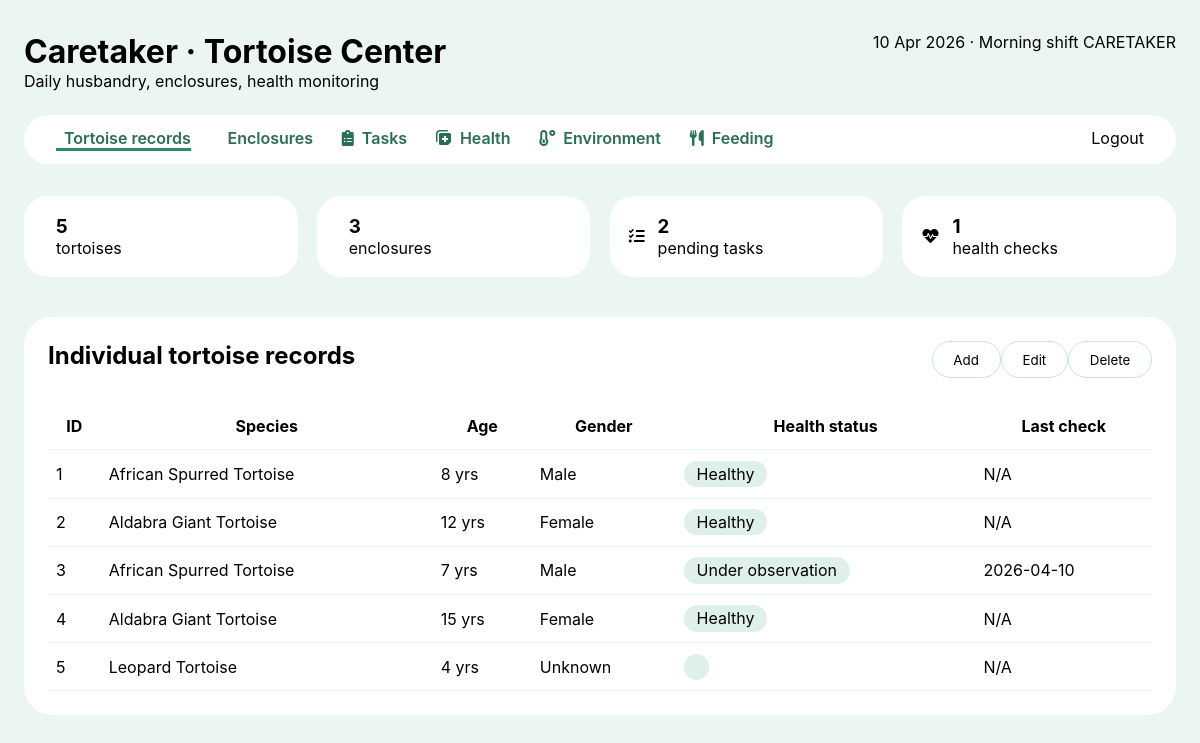
/backEnd/pages/careTaker.php (signed in), run on the app's committed database.
### tables this page shows
CREATE TABLE `tortoises` (
  `tortoise_id` int(11) NOT NULL,
  `microchip_id` varchar(50) DEFAULT NULL,
  `name` varchar(100) DEFAULT NULL,
  `species_id` int(11) NOT NULL,
  `sex` enum('Male','Female','Unknown') DEFAULT 'Unknown',
  `date_of_birth` date DEFAULT NULL,
  `estimated_age_years` int(11) DEFAULT NULL,
  `weight_grams` decimal(8,2) DEFAULT NULL,
  `health_status` enum('Healthy','Under observation','Recovering','Critical','Minor injury') DEFAULT 'Healthy',
  `enclosure_id` int(11) DEFAULT NULL,
  `acquisition_date` date DEFAULT NULL,
  `acquisition_source` enum('Wild','Rescue','Donation','Bred in captivity') DEFAULT 'Bred in captivity',
  `notes` text DEFAULT NULL,
  `created_at` timestamp NOT NULL DEFAULT current_timestamp(),
  `updated_at` timestamp NOT NULL DEFAULT current_timestamp() ON UPDATE current_timestamp()
);

CREATE TABLE `species` (
  `species_id` int(11) NOT NULL,
  `common_name` varchar(100) NOT NULL,
  `scientific_name` varchar(150) DEFAULT NULL,
  `iucn_status` enum('Critically Endangered','Endangered','Vulnerable','Near Threatened','Least Concern','Data Deficient','Not Assessed') DEFAULT 'Not Assessed',
  `avg_lifespan_years` int(11) DEFAULT NULL,
  `avg_weight_kg` decimal(5,2) DEFAULT NULL,
  `conservation_notes` text DEFAULT NULL
);

### backEnd/pages/careTaker.php (the view, shortened to what this page needs)
<?php
require_once '../config/db.php';
$tortoises = $conn->query("SELECT t.tortoise_id, t.name, s.common_name, t.estimated_age_years, t.sex, t.health_status, MAX(h.assessment_date) as last_check FROM tortoises t JOIN species s ON t.species_id = s.species_id LEFT JOIN health_assessments h ON t.tortoise_id = h.tortoise_id GROUP BY t.tortoise_id ORDER BY t.tortoise_id LIMIT 10");
$enclosures = $conn->query("SELECT enclosure_code, size_sq_meters, habitat_type, current_occupancy, last_cleaning, next_maintenance FROM enclosures WHERE status='Active'");
$tasks = $conn->query("SELECT task_name, assigned_to, due_date, status, completion_notes FROM tasks ORDER BY due_date ASC");
$healths = $conn->query("SELECT h.assessment_date, t.name, h.diagnosis, h.treatment, h.next_checkup_date FROM health_assessments h JOIN tortoises t ON h.tortoise_id = t.tortoise_id ORDER BY h.assessment_date DESC LIMIT 5");
?>
<!DOCTYPE html>
<html>
<head>
    <link rel="stylesheet" href="https://cdnjs.cloudflare.com/ajax/libs/font-awesome/6.0.0-beta3/css/all.min.css">
</head>
<body>
<div class="dashboard">
    <div class="header"><div class="title-section"><h1>Caretaker · Tortoise Center</h1><p>Daily husbandry, enclosures, health monitoring</p></div><div class="date-info"><?php echo date('d M Y'); ?> · Morning shift <span class="badge-role">CARETAKER</span></div></div>
    <div class="navbar"><div class="nav-links" id="navLinks"><span class="nav-item active" data-table="tortoises"><i class="fas fa-turtle"></i> Tortoise records</span><span class="nav-item" data-table="enclosures"><i class="fas fa-fence"></i> Enclosures</span><span class="nav-item" data-table="tasks"><i class="fas fa-clipboard-list"></i> Tasks</span><span class="nav-item" data-table="health"><i class="fas fa-notes-medical"></i> Health</span><span class="nav-item" data-table="environment"><i class="fas fa-temperature-low"></i> Environment</span><span class="nav-item" data-table="feeding"><i class="fas fa-utensils"></i> Feeding</span></div><div class="logout-btn" onclick="window.location.href='../logout.php'">Logout</div></div>
    <div class="stats-cards"><div class="stat-card"><i class="fas fa-turtle"></i><div class="stat-info"><h3><?php echo $tortoises->num_rows; ?></h3><span>tortoises</span></div></div><div class="stat-card"><i class="fas fa-fence"></i><div class="stat-info"><h3><?php echo $enclosures->num_rows; ?></h3><span>enclosures</span></div></div><div class="stat-card"><i class="fas fa-tasks"></i><div class="stat-info"><h3><?php echo $tasks->num_rows; ?></h3><span>pending tasks</span></div></div><div class="stat-card"><i class="fas fa-heartbeat"></i><div class="stat-info"><h3><?php echo $healths->num_rows; ?></h3><span>health checks</span></div></div></div>
    <div class="table-wrapper" id="tortoises"><div class="table-header"><h2>Individual tortoise records</h2><div class="action-bar"><button class="btn" onclick="window.location.href='add_tortoise.html'">Add</button><button class="btn" onclick="window.location.href='edit_tortoise.html'">Edit</button><button class="btn" onclick="window.location.href='delete_tortoise.html'">Delete</button></div></div>
    <table><thead><tr><th>ID</th><th>Species</th><th>Age</th><th>Gender</th><th>Health status</th><th>Last check</th></tr></thead><tbody>
        <?php while($row = $tortoises->fetch_assoc()): ?>
            <tr><td><?php echo $row['tortoise_id']; ?></td><td><?php echo $row['common_name']; ?></td><td><?php echo $row['estimated_age_years'] ?? '?'; ?> yrs</td><td><?php echo $row['sex']; ?></td><td><span class="badge-status"><?php echo $row['health_status']; ?></span></td><td><?php echo $row['last_check'] ?? 'N/A'; ?></td></tr>
        <?php endwhile; ?>
    </tbody></table></div>
</div>
</body>
</html>

### backEnd/pages/careTaker.php (style rules this page uses)
* { margin:0;padding:0;box-sizing:border-box;font-family:'Inter',sans-serif; }
body { background:#ecf6f1;padding:2rem 1.5rem;display:flex;justify-content:center; }
.dashboard { max-width:1600px;width:100%; }
.header { display:flex;justify-content:space-between;margin-bottom:1.5rem; }
.navbar { background:white;border-radius:60px;padding:0.8rem 2rem;margin-bottom:2rem;display:flex;justify-content:space-between; }
.nav-links { display:flex;gap:1.8rem; }
.nav-item { cursor:pointer;display:flex;align-items:center;gap:0.5rem;color:#2b6e53;font-weight:600;border-bottom:3px solid transparent; }
.nav-item.active { border-bottom-color:#2a8b65; }
.stats-cards { display:grid;grid-template-columns:repeat(auto-fit,minmax(150px,1fr));gap:1.2rem;margin-bottom:2.5rem; }
.stat-card { background:white;border-radius:24px;padding:1.2rem;display:flex;align-items:center;gap:0.8rem; }
.table-wrapper { background:white;border-radius:28px;padding:1.5rem;margin-bottom:2.5rem;display:none; }
.table-wrapper.active-table { display:block; }
.table-header { display:flex;justify-content:space-between;margin-bottom:1.5rem; }
.btn { background:white;border:1.5px solid #cae5d9;padding:0.6rem 1.3rem;border-radius:40px;cursor:pointer; }
table { width:100%;border-collapse:collapse; }
th,td { padding:0.85rem 0.5rem;border-bottom:1px solid #e4f3ec; }
.badge-status { background:#dff0e9;padding:0.2rem 0.8rem;border-radius:50px; }

### data on the page
tortoises: tortoise_id "1", species.common_name "African Spurred Tortoise", estimated_age_years "8", sex "Male", health_status "Healthy", last_check "N/A"
tortoises: tortoise_id "2", species.common_name "Aldabra Giant Tortoise", estimated_age_years "12", sex "Female", health_status "Healthy", last_check "N/A"
tortoises: tortoise_id "3", species.common_name "African Spurred Tortoise", estimated_age_years "7", sex "Male", health_status "Under observation", last_check "2026-04-10"
tortoises: tortoise_id "4", species.common_name "Aldabra Giant Tortoise", estimated_age_years "15", sex "Female", health_status "Healthy", last_check "N/A"
tortoises: tortoise_id "5", species.common_name "Leopard Tortoise", estimated_age_years "4", sex "Unknown", last_check "N/A"

### other printed values
$tortoises->num_rows "5"
$enclosures->num_rows "3"
$tasks->num_rows "2"
$healths->num_rows "1"
